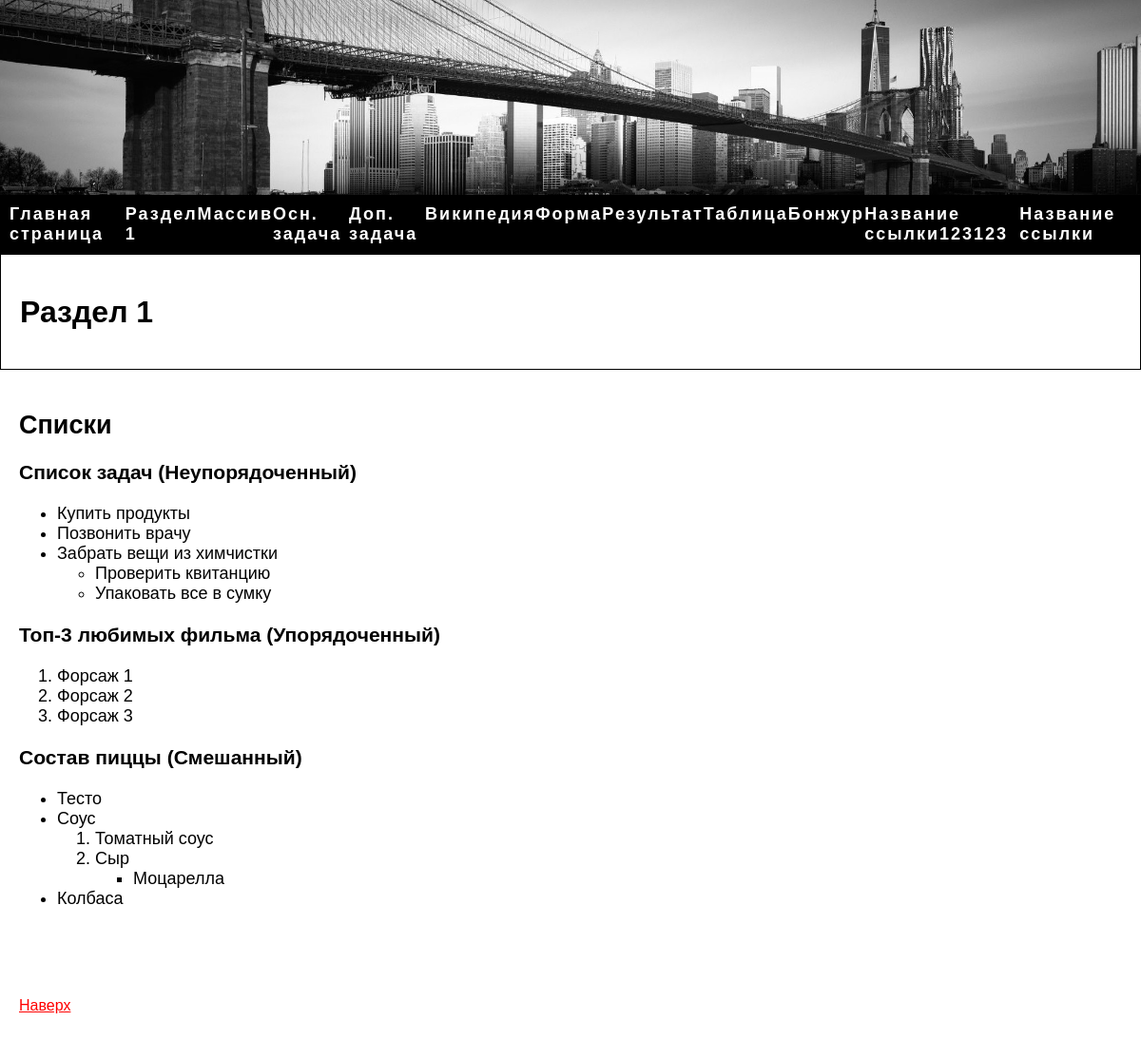
Screenshot of /razdel_1/ with the database file from the repository.
### sait_1/models.py (models this page shows, shortened)
class Item(models.Model):
    item_title = models.CharField(verbose_name='Заголовок (title)', max_length=255, default="Заголовок")
    item_nav = models.CharField(verbose_name='Название ссылки', max_length=255, default="Название ссылки")
    item_nav_position = models.IntegerField(verbose_name='Приоритет ссылки в навигации (0 - исключить)', default=1, help_text="большее - число правее, 0 - исключить из навигации")
    item_content = models.TextField(verbose_name='Основное содержание страницы',
                                   default="Проверка сайта")
    item_current_date = models.DateTimeField(verbose_name="Дата Записи", auto_now=True)
    class Meta:
        verbose_name = 'Содержание текущей страницы'
        verbose_name_plural = 'Содержание всех страниц'
        ordering = ('-item_nav_position',) # Сортировка по убыванию позиции в навигации
    def get_absolute_url(self):
        return reverse('item_detail', kwargs={'pk': self.pk})

### sait_1/views.py (the view)
# urls.py: path("razdel_1/", views.razdel_1, name="razdel_1"),
def razdel_1(request):
    return render(request, 'razdel_1.html')

### sait_1/context_processors.py (called while the page is built)
def pages_processor(request):
    pages = Item.objects.exclude(item_nav_position=0).order_by('-item_nav_position') #Исключаем те у кого item_nav_position=0
    return {'pages': pages}

### sait_1/templates/razdel_1.html (shortened to what this page needs)
{% extends 'base.html' %}
{% block content %}
    <h1>Раздел 1</h1>
{% endblock %}
{% block main %}
    <h2>Списки</h2>
    <h3>Список задач (Неупорядоченный)</h3>
<ul>
    <li>Купить продукты</li>
    <li>Позвонить врачу</li>
    <li>Забрать вещи из химчистки
        <ul>
            <li>Проверить квитанцию</li>
            <li>Упаковать все в сумку</li>
        </ul>
    </li>
</ul>
<h3>Топ-3 любимых фильма (Упорядоченный)</h3>
<ol>
    <li>Форсаж 1</li>
    <li>Форсаж 2</li>
    <li>Форсаж 3</li>
</ol>
<h3>Состав пиццы (Смешанный)</h3>
<ul>
    <li>Тесто</li>
    <li>Соус
        <ol>
            <li>Томатный соус</li>
            <li>Сыр
                <ul>
                    <li>Моцарелла</li>
                </ul>
            </li>
        </ol>
    </li>
    <li>Колбаса</li>
</ul>
{% endblock %}

### sait_1/templates/base.html (shortened to what this page needs)
<!DOCTYPE html>
{% load static %}
<html lang="en">
<head>
</head>
<body>
    <div class="image-wrapper">
        <a href="https://en.wikipedia.org/wiki/Brooklyn_Bridge"><img src="{% static 'sait_1/images/head.jpg' %}" ></a>
      </div>
    <div class="header">
        <a href={% url 'home' %}>Главная страница</a>
        <a href={% url 'razdel_1' %}>Раздел 1</a>
        <a href={% url 'massiv' %}>Массив</a>
        <a href={% url 'student_grades' %}>Осн. задача</a>
        <a href={% url 'zadacha' A=1 H=2 R=3 M=4 %}>Доп. задача</a>
        <a href="https://ru.wikipedia.org/" target="_blank">Википедия</a>
        <a href={% url 'abc_model_form' %}>Форма</a>
        <a href={% url 'abc_result' %}>Результат</a>
        <a href={% url 'table' %}>Таблица</a>
        {% for page in pages %}
            <a href="{{ page.get_absolute_url }}">{{ page.item_nav }}</a>
        {% endfor %}
    </div>
    <div class="content">
        {% block content %}
        {% endblock %}
    </div>
    <div class="main">
      {% block main %}
      {% endblock %}
    </div>
    <a href="#top" class="topchik">Наверх</a>
</body>
</html>

### sait_1/templates/base.html (style rules this page uses)
.image-wrapper { width: 100%; height: auto; }
.image-wrapper img { width: 100%; display: block; }
body { font-family: sans-serif; margin: 0; padding: 0; }
.header { background-color: #000; padding: 10px; display: flex; justify-content: space-around; }
.header a { color: #fff; text-decoration: none; font-family: 'Helvetica'; font-weight: bold; letter-spacing: 2px; font-size: 18px; }
.content { padding: 20px; border: 1px solid #000; }
.main { padding: 20px; font-size: 18px; }
.topchik { color: red; padding: 20px; line-height: 8 }

### rows the page displays
Item: item_nav "Бонжур"
Item: item_nav "Название ссылки123123"
Item: item_nav "Название ссылки"
